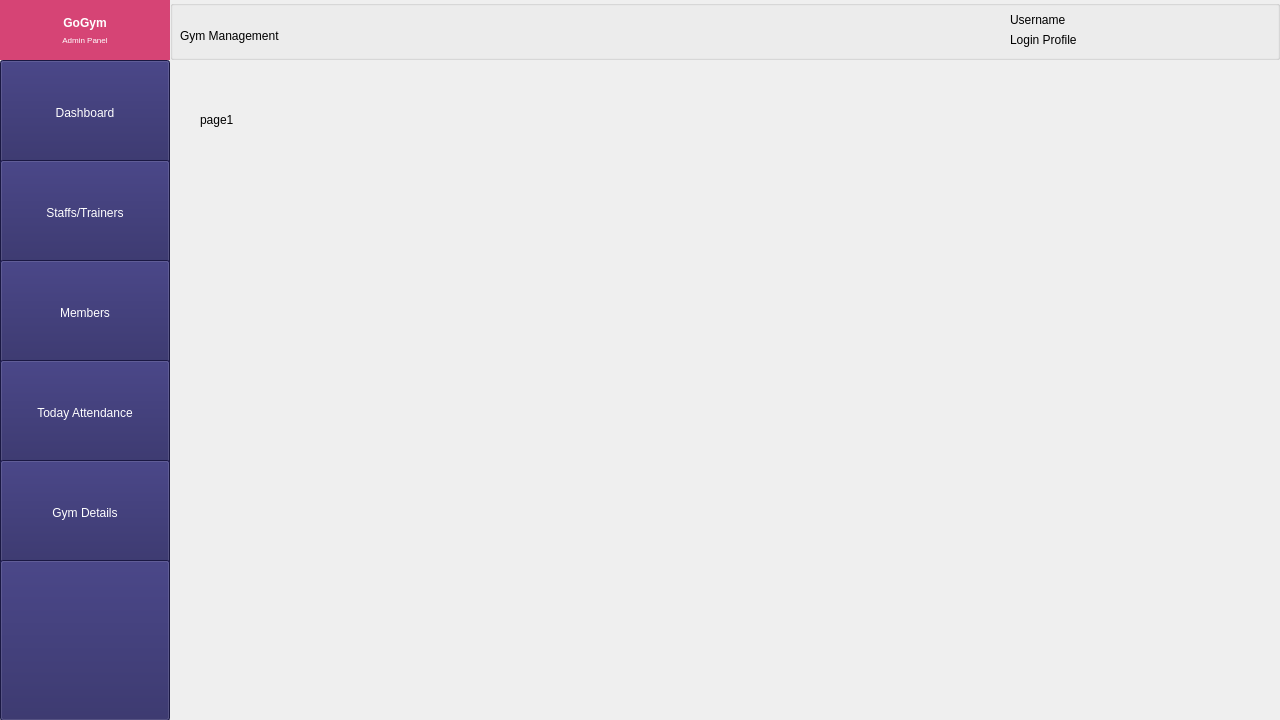
<?xml version="1.0" encoding="UTF-8"?>
<ui version="4.0">
 <class>primaryWindow</class>
 <widget class="QMainWindow" name="primaryWindow">
  <property name="geometry">
   <rect>
    <x>0</x>
    <y>0</y>
    <width>1280</width>
    <height>720</height>
   </rect>
  </property>
  <property name="sizePolicy">
   <sizepolicy hsizetype="Preferred" vsizetype="Preferred">
    <horstretch>0</horstretch>
    <verstretch>0</verstretch>
   </sizepolicy>
  </property>
  <property name="minimumSize">
   <size>
    <width>1280</width>
    <height>720</height>
   </size>
  </property>
  <property name="maximumSize">
   <size>
    <width>1280</width>
    <height>720</height>
   </size>
  </property>
  <property name="windowTitle">
   <string>MainWindow</string>
  </property>
  <widget class="QWidget" name="centralwidget">
   <widget class="QPushButton" name="pushButton_1">
    <property name="geometry">
     <rect>
      <x>0</x>
      <y>60</y>
      <width>170</width>
      <height>106</height>
     </rect>
    </property>
    <property name="minimumSize">
     <size>
      <width>170</width>
      <height>106</height>
     </size>
    </property>
    <property name="autoFillBackground">
     <bool>false</bool>
    </property>
    <property name="styleSheet">
     <string notr="true">
font: 700 9pt &quot;Segoe UI&quot;;
color: white;
background-color: rgb(37, 34, 94);</string>
    </property>
    <property name="text">
     <string>Dashboard</string>
    </property>
   </widget>
   <widget class="QPushButton" name="pushButton_2">
    <property name="geometry">
     <rect>
      <x>0</x>
      <y>160</y>
      <width>170</width>
      <height>106</height>
     </rect>
    </property>
    <property name="minimumSize">
     <size>
      <width>170</width>
      <height>60</height>
     </size>
    </property>
    <property name="autoFillBackground">
     <bool>false</bool>
    </property>
    <property name="styleSheet">
     <string notr="true">
font: 700 9pt &quot;Segoe UI&quot;;
color: white;
background-color: rgb(37, 34, 94);</string>
    </property>
    <property name="text">
     <string>Staffs/Trainers</string>
    </property>
   </widget>
   <widget class="QPushButton" name="pushButton_3">
    <property name="geometry">
     <rect>
      <x>0</x>
      <y>260</y>
      <width>170</width>
      <height>106</height>
     </rect>
    </property>
    <property name="minimumSize">
     <size>
      <width>170</width>
      <height>106</height>
     </size>
    </property>
    <property name="autoFillBackground">
     <bool>false</bool>
    </property>
    <property name="styleSheet">
     <string notr="true">
font: 700 9pt &quot;Segoe UI&quot;;
color: white;
background-color: rgb(37, 34, 94);</string>
    </property>
    <property name="text">
     <string>Members</string>
    </property>
   </widget>
   <widget class="QPushButton" name="pushButton_4">
    <property name="geometry">
     <rect>
      <x>0</x>
      <y>360</y>
      <width>170</width>
      <height>106</height>
     </rect>
    </property>
    <property name="minimumSize">
     <size>
      <width>170</width>
      <height>106</height>
     </size>
    </property>
    <property name="autoFillBackground">
     <bool>false</bool>
    </property>
    <property name="styleSheet">
     <string notr="true">
font: 700 9pt &quot;Segoe UI&quot;;
color: white;
background-color: rgb(37, 34, 94);</string>
    </property>
    <property name="text">
     <string>Today Attendance</string>
    </property>
   </widget>
   <widget class="QPushButton" name="pushButton_5">
    <property name="geometry">
     <rect>
      <x>0</x>
      <y>460</y>
      <width>170</width>
      <height>106</height>
     </rect>
    </property>
    <property name="minimumSize">
     <size>
      <width>170</width>
      <height>106</height>
     </size>
    </property>
    <property name="autoFillBackground">
     <bool>false</bool>
    </property>
    <property name="styleSheet">
     <string notr="true">
font: 700 9pt &quot;Segoe UI&quot;;
color: white;
background-color: rgb(37, 34, 94);</string>
    </property>
    <property name="text">
     <string>Gym Details</string>
    </property>
   </widget>
   <widget class="QGroupBox" name="groupBox">
    <property name="geometry">
     <rect>
      <x>0</x>
      <y>0</y>
      <width>170</width>
      <height>60</height>
     </rect>
    </property>
    <property name="minimumSize">
     <size>
      <width>170</width>
      <height>60</height>
     </size>
    </property>
    <property name="title">
     <string/>
    </property>
    <widget class="QLabel" name="label_2">
     <property name="geometry">
      <rect>
       <x>0</x>
       <y>0</y>
       <width>170</width>
       <height>60</height>
      </rect>
     </property>
     <property name="styleSheet">
      <string notr="true">font: 14pt &quot;Segoe UI&quot;;
color:white;
background-color: rgb(214, 68, 117);</string>
     </property>
     <property name="text">
      <string>&lt;html&gt;&lt;head/&gt;&lt;body&gt;&lt;p align=&quot;center&quot;&gt;&lt;span style=&quot; font-weight:700;&quot;&gt;GoGym&lt;/span&gt;&lt;br/&gt;&lt;span style=&quot; vertical-align:sub;&quot;&gt;Admin Panel&lt;/span&gt;&lt;/p&gt;&lt;/body&gt;&lt;/html&gt;</string>
     </property>
    </widget>
   </widget>
   <widget class="QStackedWidget" name="stackedWidget">
    <property name="geometry">
     <rect>
      <x>170</x>
      <y>60</y>
      <width>1110</width>
      <height>660</height>
     </rect>
    </property>
    <property name="currentIndex">
     <number>0</number>
    </property>
    <widget class="QWidget" name="page_1">
     <widget class="QLabel" name="label">
      <property name="geometry">
       <rect>
        <x>30</x>
        <y>50</y>
        <width>63</width>
        <height>20</height>
       </rect>
      </property>
      <property name="text">
       <string>page1</string>
      </property>
     </widget>
    </widget>
    <widget class="QWidget" name="page2">
     <widget class="QLabel" name="label_3">
      <property name="geometry">
       <rect>
        <x>110</x>
        <y>110</y>
        <width>63</width>
        <height>20</height>
       </rect>
      </property>
      <property name="text">
       <string>page2</string>
      </property>
     </widget>
    </widget>
    <widget class="QWidget" name="page_3">
     <widget class="QLabel" name="label_4">
      <property name="geometry">
       <rect>
        <x>100</x>
        <y>70</y>
        <width>63</width>
        <height>20</height>
       </rect>
      </property>
      <property name="text">
       <string>page3</string>
      </property>
     </widget>
    </widget>
    <widget class="QWidget" name="page_4">
     <widget class="QLabel" name="label_5">
      <property name="geometry">
       <rect>
        <x>110</x>
        <y>90</y>
        <width>63</width>
        <height>20</height>
       </rect>
      </property>
      <property name="text">
       <string>page4</string>
      </property>
     </widget>
    </widget>
    <widget class="QWidget" name="page_5">
     <widget class="QLabel" name="label_6">
      <property name="geometry">
       <rect>
        <x>120</x>
        <y>50</y>
        <width>63</width>
        <height>20</height>
       </rect>
      </property>
      <property name="text">
       <string>page5</string>
      </property>
     </widget>
    </widget>
   </widget>
   <widget class="QPushButton" name="pushButton">
    <property name="geometry">
     <rect>
      <x>0</x>
      <y>560</y>
      <width>170</width>
      <height>161</height>
     </rect>
    </property>
    <property name="styleSheet">
     <string notr="true">background-color: rgb(37, 34, 94);
</string>
    </property>
    <property name="text">
     <string/>
    </property>
   </widget>
   <widget class="QGroupBox" name="groupBox_2">
    <property name="geometry">
     <rect>
      <x>170</x>
      <y>0</y>
      <width>1110</width>
      <height>60</height>
     </rect>
    </property>
    <property name="title">
     <string/>
    </property>
    <widget class="QLabel" name="label_7">
     <property name="geometry">
      <rect>
       <x>10</x>
       <y>20</y>
       <width>351</width>
       <height>31</height>
      </rect>
     </property>
     <property name="styleSheet">
      <string notr="true">font: 14pt &quot;Segoe UI&quot;;</string>
     </property>
     <property name="text">
      <string>Gym Management</string>
     </property>
    </widget>
    <widget class="QLabel" name="current_user">
     <property name="geometry">
      <rect>
       <x>840</x>
       <y>10</y>
       <width>191</width>
       <height>20</height>
      </rect>
     </property>
     <property name="text">
      <string>Username</string>
     </property>
    </widget>
    <widget class="QLabel" name="login_as">
     <property name="geometry">
      <rect>
       <x>840</x>
       <y>30</y>
       <width>181</width>
       <height>20</height>
      </rect>
     </property>
     <property name="text">
      <string>Login Profile</string>
     </property>
    </widget>
   </widget>
   <zorder>stackedWidget</zorder>
   <zorder>pushButton_1</zorder>
   <zorder>pushButton_2</zorder>
   <zorder>pushButton_3</zorder>
   <zorder>pushButton_4</zorder>
   <zorder>pushButton_5</zorder>
   <zorder>groupBox</zorder>
   <zorder>pushButton</zorder>
   <zorder>groupBox_2</zorder>
  </widget>
  <action name="actionNew">
   <property name="text">
    <string>New</string>
   </property>
  </action>
  <action name="actionOpen">
   <property name="text">
    <string>Open</string>
   </property>
  </action>
  <action name="actionQuit">
   <property name="text">
    <string>Quit</string>
   </property>
  </action>
 </widget>
 <resources/>
 <connections/>
</ui>
